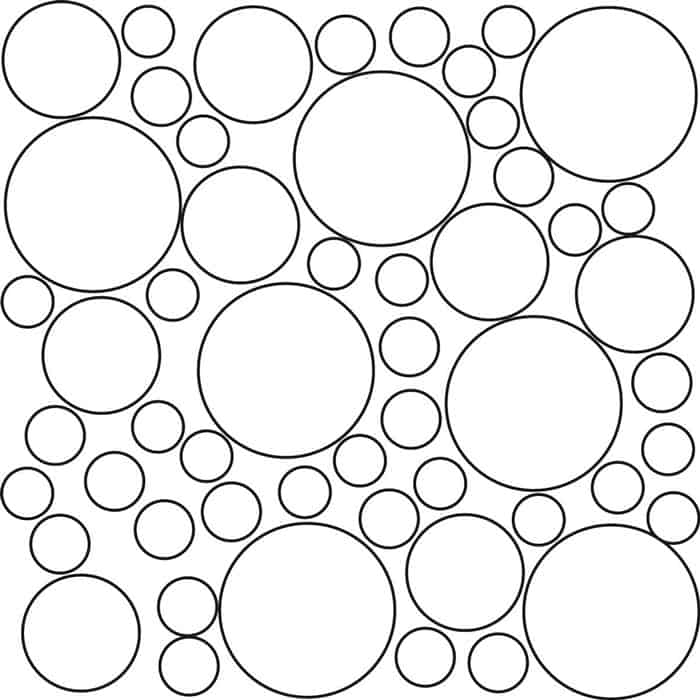
#> input picture Pics/circles2.jpg, 700 x 700 px, found by its file name
$ python houghTransForm4.py
#> lines starting #> are read from the running program, lines starting #| are printed output that depends on the picture; after the words box and inside, x2 and y2 are one past the last pixel; in counts of white or black regions, pixels touching at a corner belong together
import cv2
import numpy as np


def auto_canny(image, sigma=0.33):
    # compute the median of the single channel pixel intensities
    v = np.median(image)
    # apply automatic Canny edge detection using the computed median
    lower = int(max(0, (1.0 - sigma) * v))
    upper = int(min(255, (1.0 + sigma) * v))
    edged = cv2.Canny(image, lower, upper)
    return edged


def detect_circles(image_path):
    # Load image
    image = cv2.imread(image_path)
#> image is the input picture: shape (700, 700, 3); min 0, max 255, mean 235.5
    output = image.copy()

    # Convert to grayscale
    gray = cv2.cvtColor(image, cv2.COLOR_BGR2GRAY)

    # Blur the image to reduce noise
    gray = cv2.GaussianBlur(gray, (5, 5), 0)
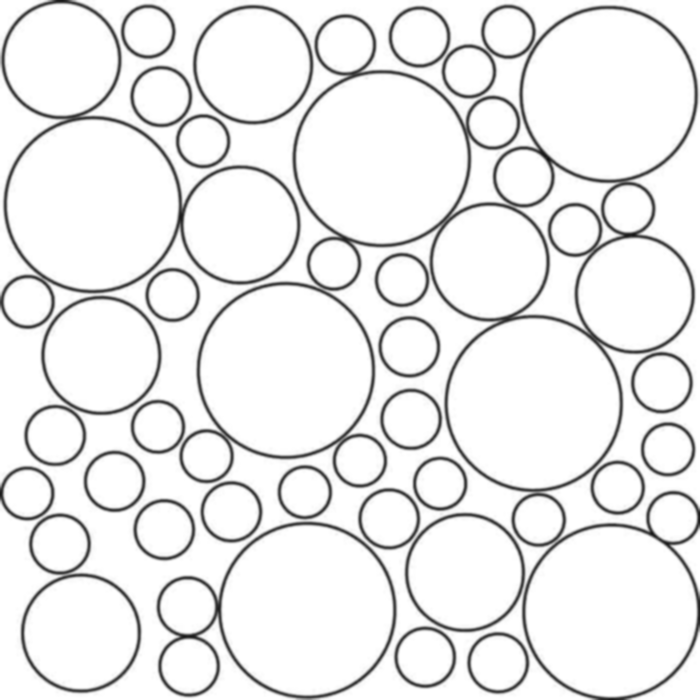
#> gray: shape (700, 700); min 19, max 255, mean 235.5

    # Apply Canny edge detection
    edges = auto_canny(gray)
#> in auto_canny, `v = np.median(image)`: v = 255
#> in auto_canny, `lower = int(max(0, (1.0 - sigma) * v))`: lower = 170
#> in auto_canny, `upper = int(min(255, (1.0 + sigma) * v))`: upper = 255
#> in auto_canny, `edged = cv2.Canny(image, lower, upper)`:
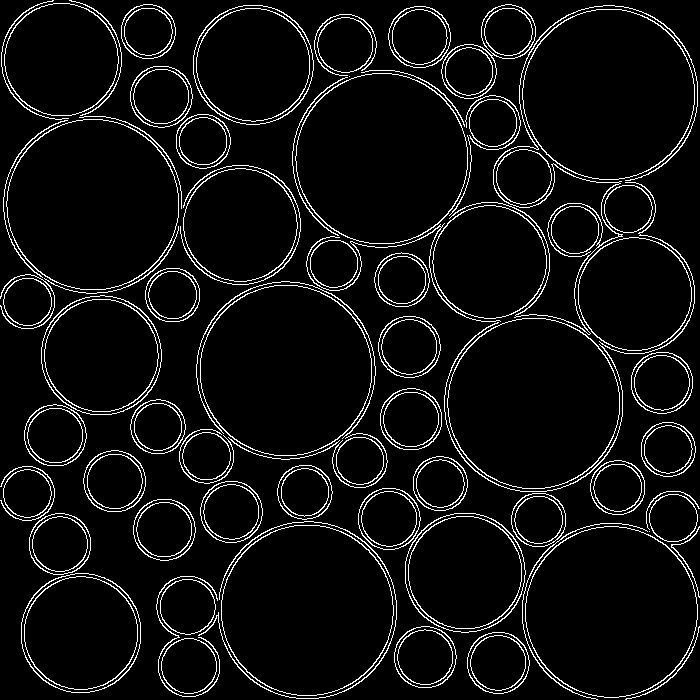
#> edged: shape (700, 700); 6.2% white in thin lines or dots

    # Define the range for the radii
    h, w = edges.shape
#> h = 700; w = 700
    min_radius = int(h / 50)
#> min_radius = 14
    max_radius = int(h / 15)
#> max_radius = 46

    # Perform Hough Circle Transform
    circles = cv2.HoughCircles(edges, cv2.HOUGH_GRADIENT, dp=1.2, minDist=int(w / 20),
                               param1=40, param2=60, minRadius=min_radius, maxRadius=max_radius)
#> circles = 38 rows, first 8: [439.8, 483, 28.04], [661.8, 382.2, 31.76], [419.4, 36.6, 26.12], [159, 96.6, 30.2], [411, 419.4, 32], [630.6, 208.2, 25.4], [538.2, 519, 22.88], [495, 661.8, 29.48]

    # If circles are detected
    if circles is not None:
        circles = np.round(circles[0, :]).astype("int")
#> circles = 38 rows, first 8: [440, 483, 28], [662, 382, 32], [419, 37, 26], [159, 97, 30], [411, 419, 32], [631, 208, 25], [538, 519, 23], [495, 662, 29]
        # Loop over circles and draw them
        for (x, y, r) in circles:
            cv2.circle(output, (x, y), r, (0, 255, 0), 2)
            cv2.circle(output, (x, y), 2, (0, 255, 0), 3)
#> this loop made 38 passes
#> (x, y, r) on passes 1 to 12: (440, 483, 28), (662, 382, 32), (419, 37, 26), (159, 97, 30), (411, 419, 32), (631, 208, 25), (538, 519, 23), (495, 662, 29), (59, 543, 27), (157, 427, 28), (205, 457, 26), (202, 141, 23)
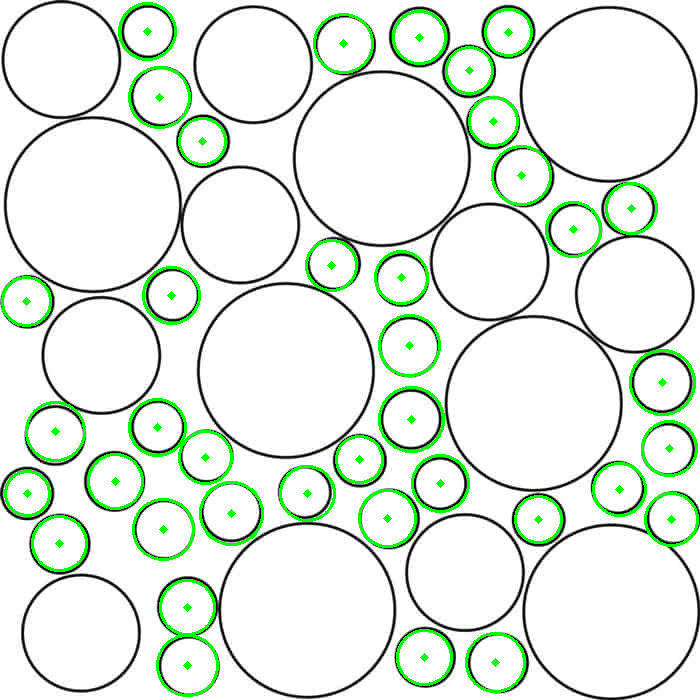
#> output: shape (700, 700, 3); 4.28% of pixels changed, all inside (x1, y1, x2, y2) = (1, 2, 699, 697)
        # Show the output image with detected circles
        cv2.imshow("output", np.hstack([output]))
        cv2.waitKey(0)
    else:
        print("No circles were found in the image.")


# Call the function with the image path
detect_circles('E:/Unscene_Company/WorkSpace/CircleDetection/Pics/circles2.jpg')

$ run again, with Pics/circles1.jpg copied over Pics/circles2.jpg
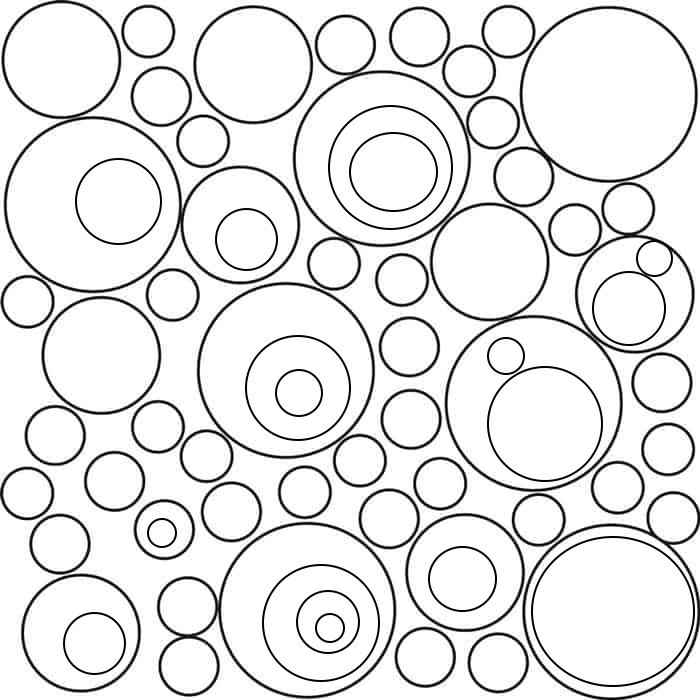
#> input picture Pics/circles1.jpg, 700 x 700 px, found by its file name
#> in detect_circles, image is the input picture: shape (700, 700, 3); min 0, max 255, mean 231.3
#> v = 255
#> lower = 170
#> upper = 255
#> in auto_canny, `edged = cv2.Canny(image, lower, upper)`:
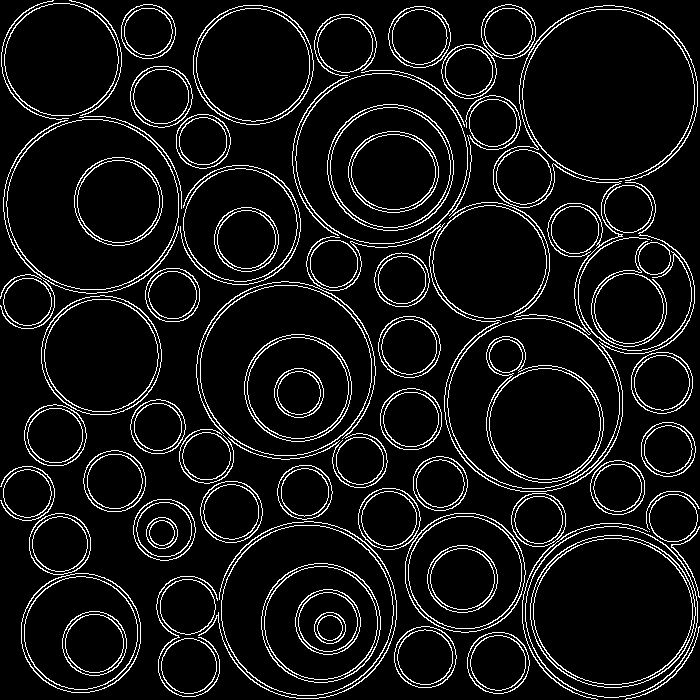
#> edged: shape (700, 700); 8.1% white in thin lines or dots
#> in detect_circles, `circles = cv2.HoughCircles(edges, cv2.HOUGH_GRADIENT, dp=1.2, minDist=..`: circles = 46 rows, first 8: [118.2, 201, 44.96], [439.8, 483, 28.04], [189, 665.4, 31.88], [419.4, 36.6, 26.12], [630.6, 306.6, 36.08], [462.6, 579, 35], [327, 621, 28.64], [93, 640.2, 30.44]
#> in detect_circles, `circles = np.round(circles[0, :]).astype("int")`: circles = 46 rows, first 8: [118, 201, 45], [440, 483, 28], [189, 665, 32], [419, 37, 26], [631, 307, 36], [463, 579, 35], [327, 621, 29], [93, 640, 30]
#> the loop in detect_circles, `for (x, y, r) in circles:` made 46 passes
#> after the loop in detect_circles, `for (x, y, r) in circles:`:
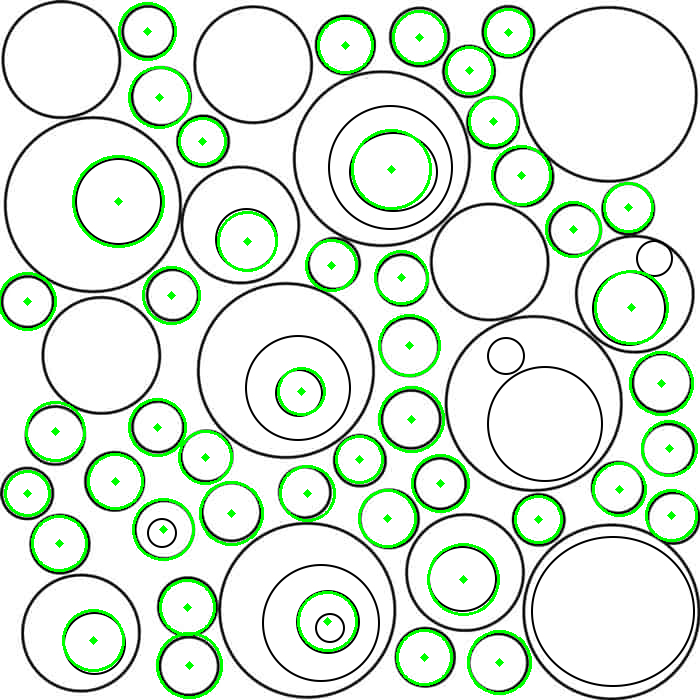
#> output: shape (700, 700, 3); 5.37% of pixels changed, all inside (x1, y1, x2, y2) = (0, 2, 698, 699)
